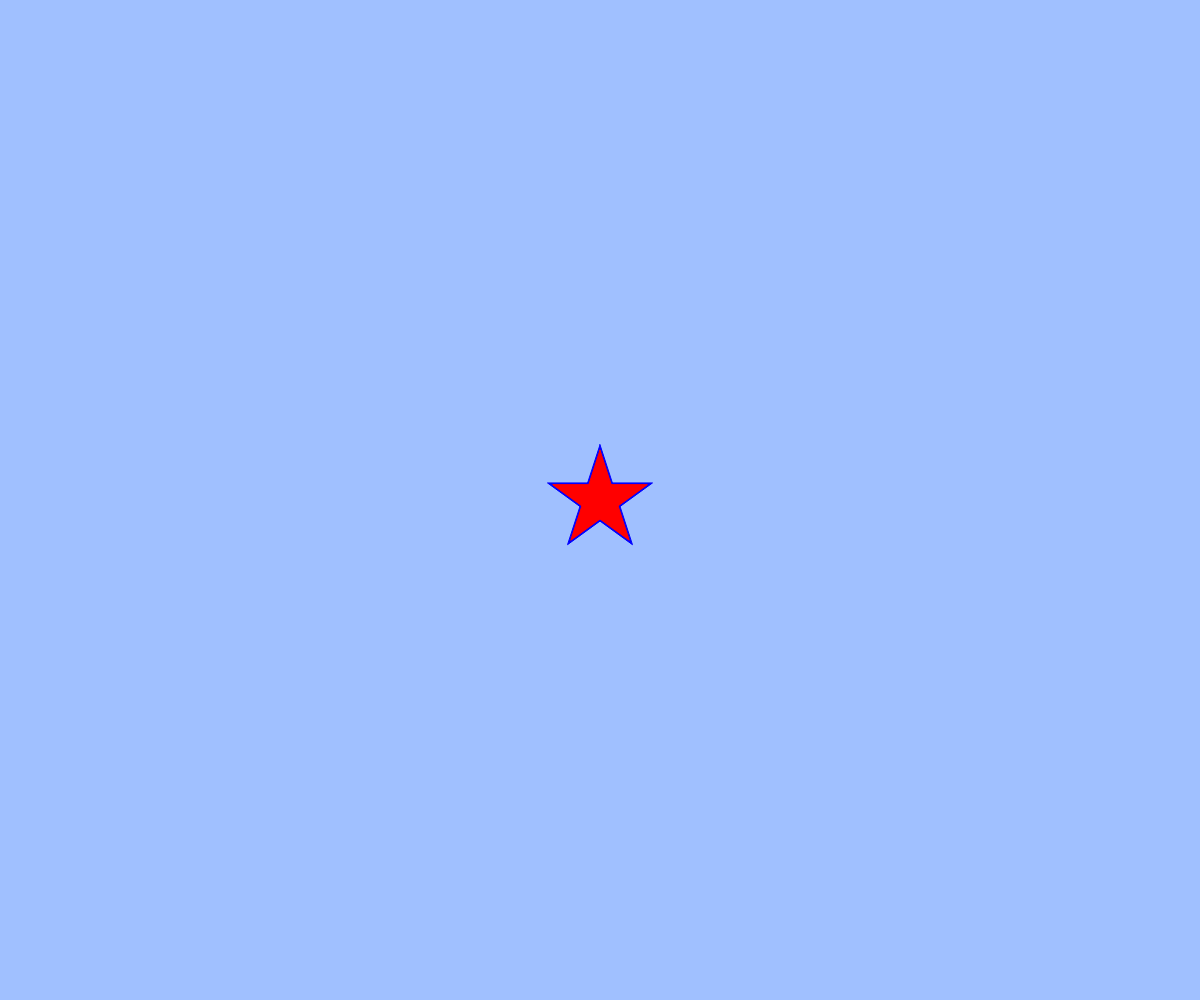
Frame 1 (no input)
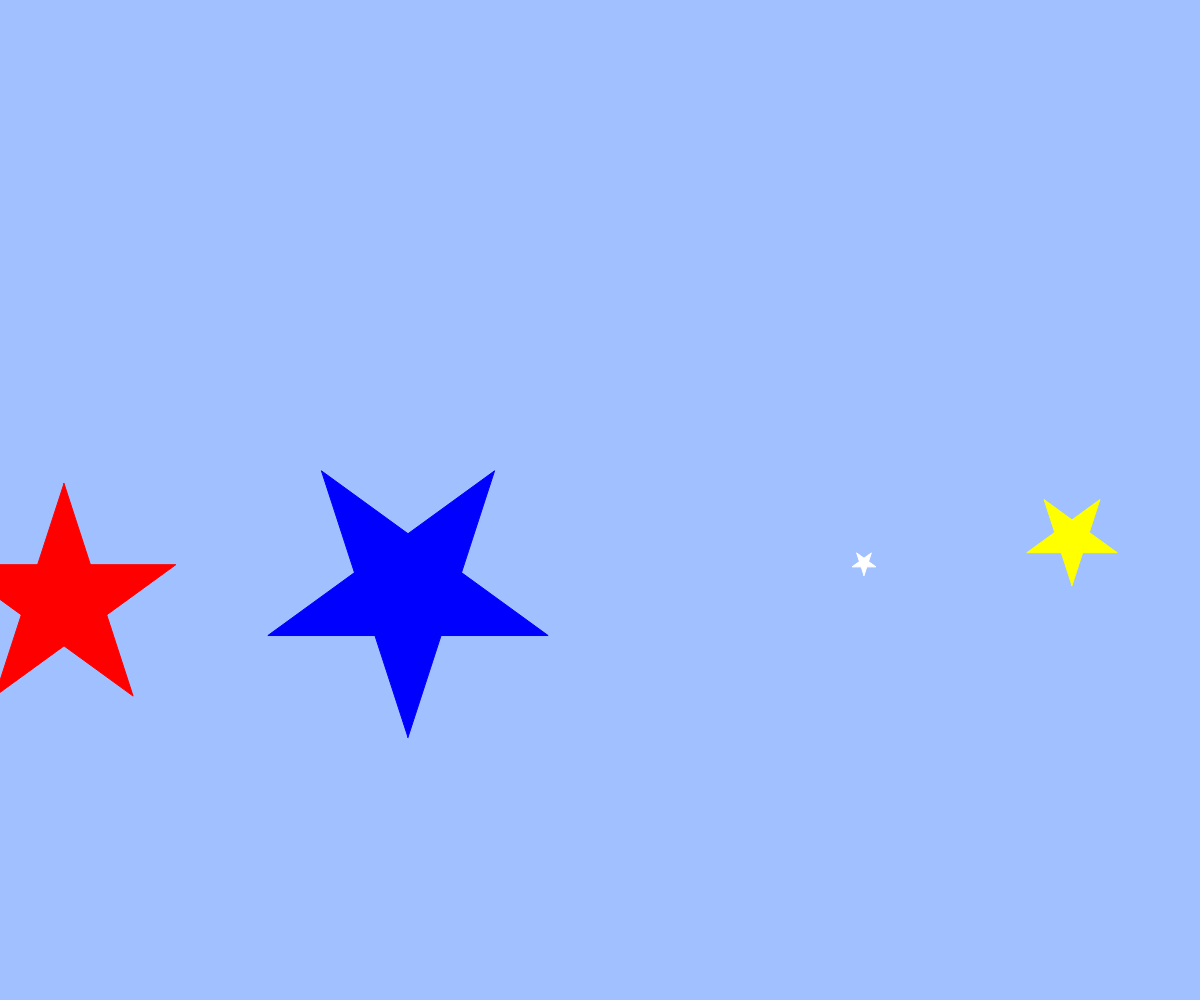
Frame 60 (no input)
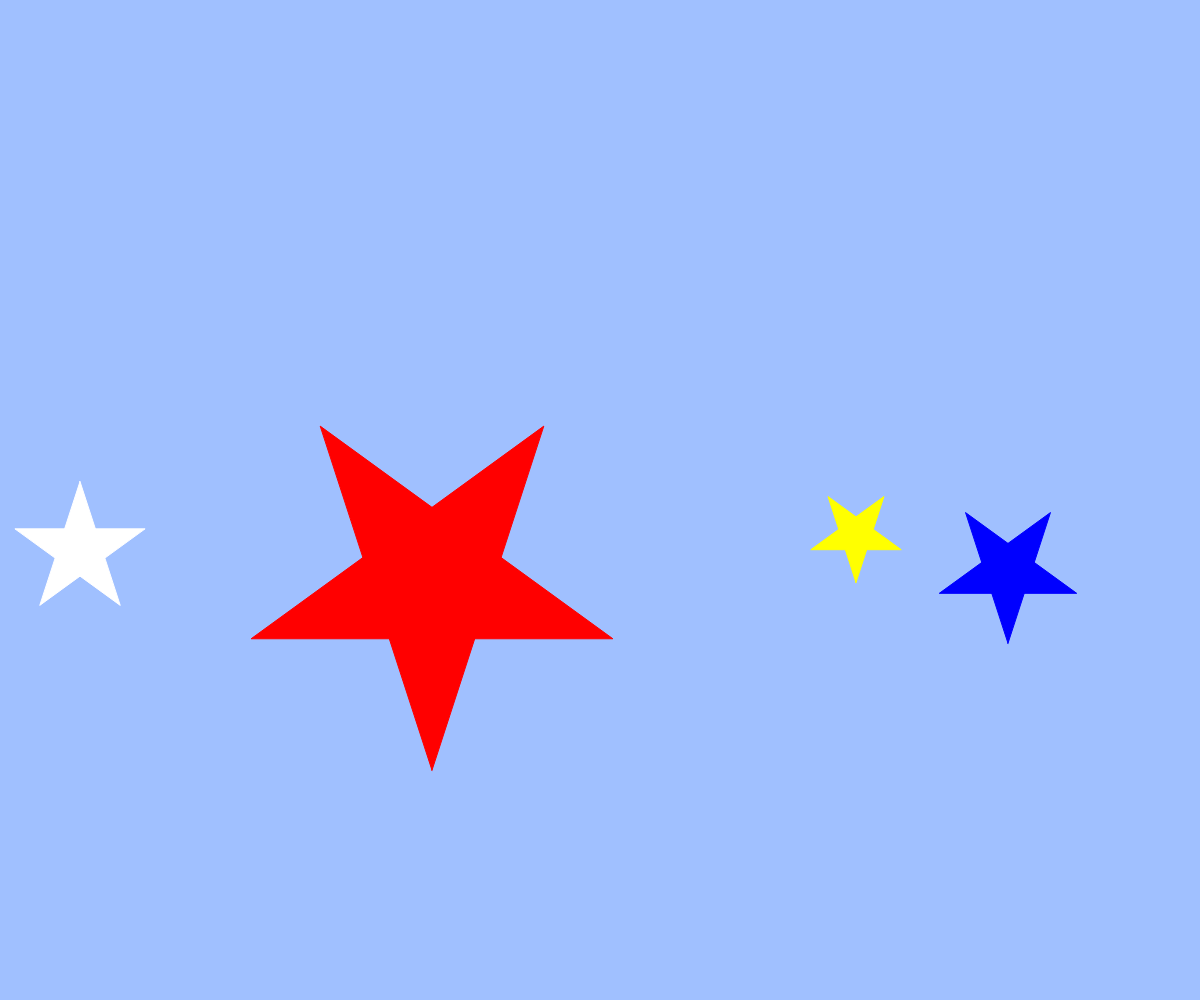
Frame 120 (the mouse pressed at the canvas centre since frame 60)

The p5.js sketch that drew these frames (run headless with seeded random() and noise() and a simulated clock; from frame 60 on, the mouse is pressed at the canvas centre):

// p5.js sketch
// ── sketch.js
// 最終課題を制作しよう
let x,y,a,b,c,d,e,f,vx, vy,va,vb,vc,vd,ve,vf;
const g = 1; // 重力加速度
const vyMax = 30;
const vbMax = 30;
const vdMax = 30;
const vfMax = 30;
let angle;
let count;
let cycle;

function setup(){
  createCanvas(windowWidth, windowHeight);
  x = width / 2;
  y = height / 2;
  a = width / 2;
  b = height / 2;
  c = width / 2;
  d = height / 2;
  e = width / 2;
  f = height / 2;
  vx = 8;
  vy = 8;
  va = 16;
  vb = 16;
  vc = 24;
  vd = 24;
  ve = 32;
  vf = 32
  angle = 0
  count = 0;
  cycle = 100;
}

function draw(){
  background(160, 192, 255);
 
  stroke(255,255,0);
  fill(255,255,0);
  count = (count + 1) % cycle;
  size = sin(count*TWO_PI / 10)
  star(x, y, size * 50);
  x += vx;
  y += vy;

 
  // 重力（コメント機能でオンオフ切り替えて実行してみましょう）
  vy = constrain(vy + g, -vyMax, vyMax);

  // 端の処理パターン (1) 反対側から出てくる
  // if(x > width){ x = 0; }
  // else if(x < 0){ x = width; }
  // if(y > height){ y = 0; }
  // if(y < 0){ y = height; }

　// 端の処理パターン (2) 跳ね返る
  if(x < 0 || x > width){ vx = -1 * vx; }
  if(y > height){ vy = -1 * vy; }
  x = constrain(x, 0, width);
  y = constrain(y, 0, height);

 
  stroke(255);
  fill(255);
  count = (count + 1) % cycle;
  size = sin(count*TWO_PI / 25)
  star(a, b, size * 100);
  a += va;
  b += vb;

 
  // 重力（コメント機能でオンオフ切り替えて実行してみましょう）
  vb = constrain(vb + g, -vbMax, vbMax);

  // 端の処理パターン (1) 反対側から出てくる
  // if(x > width){ x = 0; }
  // else if(x < 0){ x = width; }
  // if(y > height){ y = 0; }
  // if(y < 0){ y = height; }

　// 端の処理パターン (2) 跳ね返る
  if(a < 0 || a > width){ va = -1 * va; }
  if(b > height){ vb = -1 * vb; }
  a = constrain(a, 0, width);
  b = constrain(b, 0, height);


  stroke(0,0,255);
  fill(0,0,255);
  count = (count + 1) % cycle;
  size = sin(count*TWO_PI / 50)
  star(c, d, size * 150);
  c += vc;
  d += vd;

 
  // 重力（コメント機能でオンオフ切り替えて実行してみましょう）
  vd = constrain(vd + g, -vdMax, vdMax);

  // 端の処理パターン (1) 反対側から出てくる
  // if(x > width){ x = 0; }
  // else if(x < 0){ x = width; }
  // if(y > height){ y = 0; }
  // if(y < 0){ y = height; }

　// 端の処理パターン (2) 跳ね返る
  if(c < 0 || c > width){ vc = -1 * vc; }
  if(d > height){ vd = -1 * vd; }
  c = constrain(c, 0, width);
  d = constrain(d, 0, height);


  stroke(255,0,0);
  fill(255,0,0);
  count = (count + 1) % cycle;
  size = sin(count*TWO_PI / 100)
  star(e, f, size * 200);
  e += ve;
  f += vf;

 
  // 重力（コメント機能でオンオフ切り替えて実行してみましょう）
  vf = constrain(vf + g, -vfMax, vfMax);

  // 端の処理パターン (1) 反対側から出てくる
  // if(x > width){ x = 0; }
  // else if(x < 0){ x = width; }
  // if(y > height){ y = 0; }
  // if(y < 0){ y = height; }

　// 端の処理パターン (2) 跳ね返る
  if(e < 0 || e > width){ ve = -1 * ve; }
  if(f > height){ vf = -1 * vf; }
  e = constrain(e, 0, width);
  f = constrain(f, 0, height);
}





function star(cx, cy, r){
  beginShape();
  for(var i = 0; i < 5; i++){
    let theta = TWO_PI * i * 2 / 5 - HALF_PI;
    let x = cx + cos(theta) * r;
    let y = cy + sin(theta) * r;
    vertex(x,y);
  }
  endShape(CLOSE);
}
